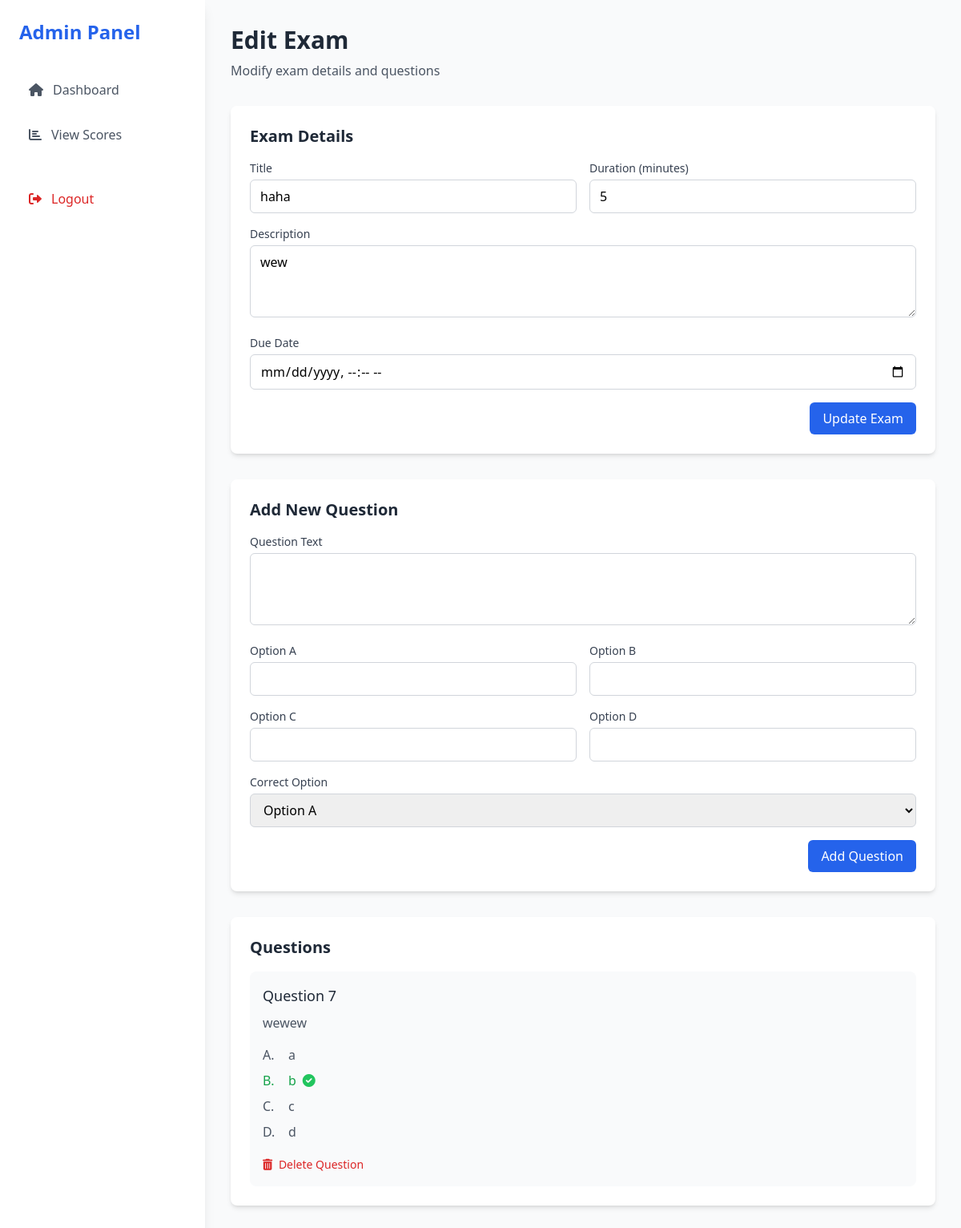
The page /admin-1/edit_exam.php?id=11 (signed in) on the database its author committed.
### tables this page shows
CREATE TABLE `exams` (
  `id` int(11) NOT NULL,
  `title` varchar(100) NOT NULL,
  `description` text DEFAULT NULL,
  `duration_minutes` int(11) NOT NULL,
  `due_date` date DEFAULT NULL,
  `created_by` int(11) DEFAULT NULL,
  `created_at` timestamp NOT NULL DEFAULT current_timestamp()
);

CREATE TABLE `questions` (
  `id` int(11) NOT NULL,
  `exam_id` int(11) NOT NULL,
  `question_text` text NOT NULL,
  `option_a` text NOT NULL,
  `option_b` text NOT NULL,
  `option_c` text NOT NULL,
  `option_d` text NOT NULL,
  `correct_option` enum('A','B','C','D') NOT NULL
);

### admin-1/edit_exam.php (the view, shortened to what this page needs)
<?php
include '../includes/db_connection.php';
$admin_id = $_SESSION['admin_id'];
$exam_id = isset($_GET['id']) ? intval($_GET['id']) : 0;
$stmt = $conn->prepare("SELECT * FROM exams WHERE id = ? AND created_by = ?");
$stmt->bind_param("ii", $exam_id, $admin_id);
$stmt->execute();
$exam_result = $stmt->get_result();
$exam = $exam_result->fetch_assoc();
$stmt = $conn->prepare("SELECT * FROM questions WHERE exam_id = ? ORDER BY id");
$stmt->bind_param("i", $exam_id);
$stmt->execute();
$questions_result = $stmt->get_result();
?>
<!DOCTYPE html>
<html lang="en">
<head>
    <script src="https://cdn.tailwindcss.com"></script>
    <link href="https://cdnjs.cloudflare.com/ajax/libs/font-awesome/6.0.0/css/all.min.css" rel="stylesheet">
</head>
<body class="bg-gray-50">
    <div class="flex h-screen">
        <div class="w-64 bg-white shadow-lg">
            <div class="p-6">
                <h2 class="text-2xl font-bold text-blue-600 mb-8">Admin Panel</h2>
                <nav class="space-y-2">
                    <a href="admin_dashboard.php" class="flex items-center space-x-3 text-gray-600 hover:bg-blue-50 hover:text-blue-600 p-3 rounded-lg">
                        <i class="fas fa-home"></i>
                        <span>Dashboard</span>
                    </a>
                    <a href="view_student_scores.php" class="flex items-center space-x-3 text-gray-600 hover:bg-blue-50 hover:text-blue-600 p-3 rounded-lg">
                        <i class="fas fa-chart-bar"></i>
                        <span>View Scores</span>
                    </a>
                </nav>
                <div class="mt-auto pt-8">
                    <a href="../logout.php" class="flex items-center space-x-3 text-red-600 hover:bg-red-50 p-3 rounded-lg">
                        <i class="fas fa-sign-out-alt"></i>
                        <span>Logout</span>
                    </a>
                </div>
            </div>
        </div>
        <div class="flex-1 overflow-y-auto">
            <div class="p-8">
                <div class="mb-8">
                    <h1 class="text-3xl font-bold text-gray-800">Edit Exam</h1>
                    <p class="text-gray-600 mt-2">Modify exam details and questions</p>
                </div>
                <div class="bg-white rounded-lg shadow-md p-6 mb-8">
                    <h2 class="text-xl font-semibold text-gray-800 mb-4">Exam Details</h2>
                    <form method="POST" action="edit_exam.php?id=<?php echo $exam_id; ?>" class="space-y-4">
                        <div class="grid grid-cols-1 md:grid-cols-2 gap-4">
                            <div>
                                <label class="block text-sm font-medium text-gray-700 mb-1">Title</label>
                                <input type="text" id="title" name="title" value="<?php echo htmlspecialchars($exam['title']); ?>" required
                                    class="w-full px-3 py-2 border border-gray-300 rounded-md focus:outline-none focus:ring-2 focus:ring-blue-500">
                            </div>
                            <div>
                                <label class="block text-sm font-medium text-gray-700 mb-1">Duration (minutes)</label>
                                <input type="number" id="duration_minutes" name="duration_minutes" value="<?php echo intval($exam['duration_minutes']); ?>" min="1" required
                                    class="w-full px-3 py-2 border border-gray-300 rounded-md focus:outline-none focus:ring-2 focus:ring-blue-500">
                            </div>
                        </div>
                        <div>
                            <label class="block text-sm font-medium text-gray-700 mb-1">Description</label>
                            <textarea id="description" name="description" rows="3"
                                class="w-full px-3 py-2 border border-gray-300 rounded-md focus:outline-none focus:ring-2 focus:ring-blue-500"><?php echo htmlspecialchars($exam['description']); ?></textarea>
                        </div>
                        <div>
                            <label class="block text-sm font-medium text-gray-700 mb-1">Due Date</label>
                            <input type="datetime-local" id="due_date" name="due_date" value="<?php echo htmlspecialchars($exam['due_date']); ?>" required
                                class="w-full px-3 py-2 border border-gray-300 rounded-md focus:outline-none focus:ring-2 focus:ring-blue-500">
                        </div>
                        <div class="flex justify-end">
                            <button type="submit" name="update_exam" class="px-4 py-2 bg-blue-600 text-white rounded-md hover:bg-blue-700 focus:outline-none focus:ring-2 focus:ring-blue-500">
                                Update Exam
                            </button>
                        </div>
                    </form>
                </div>
                <div class="bg-white rounded-lg shadow-md p-6 mb-8">
                    <h2 class="text-xl font-semibold text-gray-800 mb-4">Add New Question</h2>
                    <form method="POST" action="edit_exam.php?id=<?php echo $exam_id; ?>" class="space-y-4">
                        <div>
                            <label class="block text-sm font-medium text-gray-700 mb-1">Question Text</label>
                            <textarea id="question_text" name="question_text" required rows="3"
                                class="w-full px-3 py-2 border border-gray-300 rounded-md focus:outline-none focus:ring-2 focus:ring-blue-500"></textarea>
                        </div>
                        <div class="grid grid-cols-1 md:grid-cols-2 gap-4">
                            <div>
                                <label class="block text-sm font-medium text-gray-700 mb-1">Option A</label>
                                <input type="text" id="option_a" name="option_a" required
                                    class="w-full px-3 py-2 border border-gray-300 rounded-md focus:outline-none focus:ring-2 focus:ring-blue-500">
                            </div>
                            <div>
                                <label class="block text-sm font-medium text-gray-700 mb-1">Option B</label>
                                <input type="text" id="option_b" name="option_b" required
                                    class="w-full px-3 py-2 border border-gray-300 rounded-md focus:outline-none focus:ring-2 focus:ring-blue-500">
                            </div>
                            <div>
                                <label class="block text-sm font-medium text-gray-700 mb-1">Option C</label>
                                <input type="text" id="option_c" name="option_c" required
                                    class="w-full px-3 py-2 border border-gray-300 rounded-md focus:outline-none focus:ring-2 focus:ring-blue-500">
                            </div>
                            <div>
                                <label class="block text-sm font-medium text-gray-700 mb-1">Option D</label>
                                <input type="text" id="option_d" name="option_d" required
                                    class="w-full px-3 py-2 border border-gray-300 rounded-md focus:outline-none focus:ring-2 focus:ring-blue-500">
                            </div>
                        </div>
                        <div>
                            <label class="block text-sm font-medium text-gray-700 mb-1">Correct Option</label>
                            <select id="correct_option" name="correct_option" required
                                class="w-full px-3 py-2 border border-gray-300 rounded-md focus:outline-none focus:ring-2 focus:ring-blue-500">
                                <option value="A">Option A</option>
                            </select>
                        </div>
                        <div class="flex justify-end">
                            <button type="submit" name="add_question" class="px-4 py-2 bg-blue-600 text-white rounded-md hover:bg-blue-700 focus:outline-none focus:ring-2 focus:ring-blue-500">
                                Add Question
                            </button>
                        </div>
                    </form>
                </div>
                <div class="bg-white rounded-lg shadow-md p-6">
                    <h2 class="text-xl font-semibold text-gray-800 mb-4">Questions</h2>
                    <div class="space-y-4">
                        <?php while ($question = $questions_result->fetch_assoc()): ?>
                            <div class="bg-gray-50 rounded-lg p-4">
                                <h3 class="text-lg font-medium text-gray-800 mb-2">Question <?php echo $question['id']; ?></h3>
                                <p class="text-gray-600 mb-4"><?php echo htmlspecialchars($question['question_text']); ?></p>
                                <div class="space-y-2">
                                    <div class="flex items-center space-x-2 <?php echo ($question['correct_option'] == 'A') ? 'text-green-600 font-medium' : 'text-gray-600'; ?>">
                                        <span class="w-6">A.</span>
                                        <span><?php echo htmlspecialchars($question['option_a']); ?></span>
                                    </div>
                                    <div class="flex items-center space-x-2 <?php echo ($question['correct_option'] == 'B') ? 'text-green-600 font-medium' : 'text-gray-600'; ?>">
                                        <span class="w-6">B.</span>
                                        <span><?php echo htmlspecialchars($question['option_b']); ?></span>
                                        <?php if ($question['correct_option'] == 'B'): ?>
                                            <i class="fas fa-check-circle text-green-500"></i>
                                        <?php endif; ?>
                                    </div>
                                    <div class="flex items-center space-x-2 <?php echo ($question['correct_option'] == 'C') ? 'text-green-600 font-medium' : 'text-gray-600'; ?>">
                                        <span class="w-6">C.</span>
                                        <span><?php echo htmlspecialchars($question['option_c']); ?></span>
                                    </div>
                                    <div class="flex items-center space-x-2 <?php echo ($question['correct_option'] == 'D') ? 'text-green-600 font-medium' : 'text-gray-600'; ?>">
                                        <span class="w-6">D.</span>
                                        <span><?php echo htmlspecialchars($question['option_d']); ?></span>
                                    </div>
                                </div>
                                <form method="POST" action="edit_exam.php?id=<?php echo $exam_id; ?>" class="mt-4">
                                    <button type="submit" name="delete_question" onclick="return confirm('Are you sure you want to delete this question?')"
                                        class="text-red-600 hover:text-red-900 text-sm font-medium">
                                        <i class="fas fa-trash-alt mr-1"></i> Delete Question
                                    </button>
                                </form>
                            </div>
                        <?php endwhile; ?>
                    </div>
                </div>
            </div>
        </div>
    </div>
</body>
</html>

### rows shown on the page
exams: title "haha", duration_minutes "5", description "wew"
questions: id "7", question_text "wewew", option_a "a", option_b "b", correct_option "B" (drawn), option_c "c", option_d "d"
